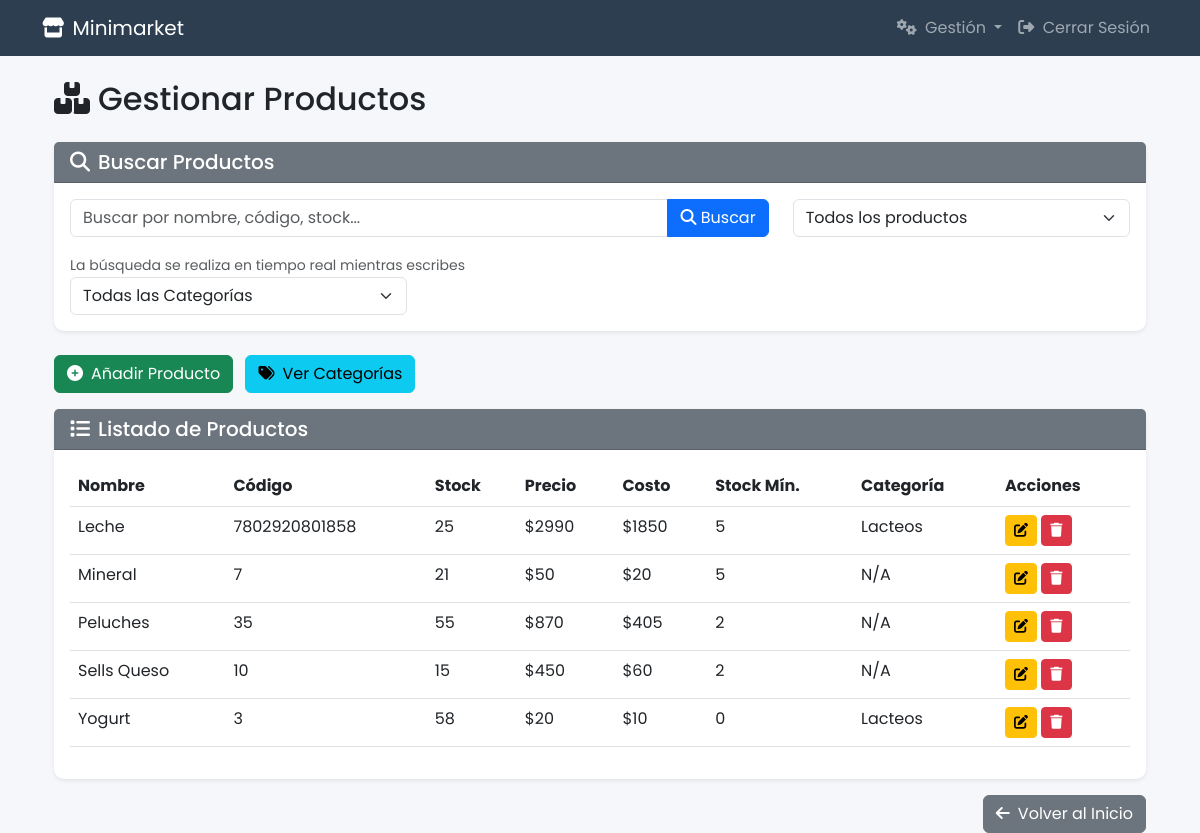
/gestionar_productos/ (signed in), run on the app's committed database.
### Tienda/models.py (models this page shows, shortened)
class Producto(models.Model):
    nombre = models.CharField(max_length=100)
    codigo_barras = models.PositiveIntegerField(default=0)
    stock = models.PositiveIntegerField(default=0)
    precio = models.PositiveIntegerField(default=0)
    costo = models.PositiveIntegerField(default=0)
    minimal_stock = models.PositiveIntegerField(default=0)
    categoria = models.ForeignKey(Categoria, on_delete=models.SET_NULL, null=True, blank=True, related_name='productos')

class Categoria(models.Model):
    nombre = models.CharField(max_length=100, unique=True)

### Tienda/views/product_views.py (the view, shortened to what this page needs)
# urls.py: path('gestionar_productos/', product_views.gestionar_productos, name='gestionar_productos'),
@login_required
@user_passes_test(is_superuser, login_url='home')
def gestionar_productos(request):
    productos = Producto.objects.all().order_by('nombre')
    productos = Producto.objects.all().order_by('nombre')
    context = {
        'productos': productos,
        'es_superadmin': request.user.is_superuser,
        'categorias': Categoria.objects.all().order_by('nombre')
    }
    return render(request, 'Tienda/productos.html', context)

### Tienda/views/product_views.py (called while the page is built)
def is_superuser(user):
    return user.is_superuser

### Tienda/templates/Tienda/productos.html (shortened to what this page needs)
{% extends 'Tienda/base_layout.html' %}
{% block content %}
<div class="container mt-4">
    <h2 class="mb-4"><i class="fas fa-boxes me-2"></i>Gestionar Productos</h2>
    <div class="card border-0 shadow-sm mb-4">
        <div class="card-header bg-secondary text-white">
            <h5 class="mb-0"><i class="fas fa-search me-2"></i>Buscar Productos</h5>
        </div>
        <div class="card-body">
            <div class="row">
                <div class="col-md-8">
                    <div class="input-group mb-3">
                        <input type="text" id="buscar-producto" class="form-control" placeholder="Buscar por nombre, código, stock...">
                        <button class="btn btn-primary" type="button" id="btn-buscar">
                            <i class="fas fa-search"></i> Buscar
                        </button>
                    </div>
                    <small class="text-muted">La búsqueda se realiza en tiempo real mientras escribes</small>
                </div>
                <div class="col-md-4">
                    <select id="filtro-producto" class="form-select">
                        <option value="">Todos los productos</option>
                    </select>
                </div>
                <div class="col-md-4">
                    <select id="filtro-categoria" class="form-select">
                        <option value="">Todas las Categorías</option>
                    </select>
                </div>
            </div>
        </div>
    </div>
    <div class="mb-3">
        <button class="btn btn-success" data-bs-toggle="modal" data-bs-target="#nuevoProductoModal">
            <i class="fas fa-plus-circle me-2"></i>Añadir Producto
        </button>
        <a href="{% url 'gestionar_categorias' %}" class="btn btn-info ms-2">
            <i class="fas fa-tags me-2"></i>Ver Categorías
        </a>
    </div>
    <div class="card border-0 shadow-sm">
        <div class="card-header bg-secondary text-white">
            <h5 class="mb-0"><i class="fas fa-list me-2"></i>Listado de Productos</h5>
        </div>
        <div class="card-body">
            <div class="table-responsive">
                <table class="table table-hover" id="tabla-productos">
                    <thead>
                        <tr>
                            <th>Nombre</th>
                            <th>Código</th>
                            <th>Stock</th>
                            <th>Precio</th>
                            <th>Costo</th>
                            <th>Stock Mín.</th>
                            <th>Categoría</th>
                            <th>Acciones</th>
                        </tr>
                    </thead>
                    <tbody>
                        {% for producto in productos %}
                        <tr class="fila-producto" data-nombre="{{ producto.nombre|lower }}" data-codigo="{{ producto.codigo_barras }}" data-stock="{{ producto.stock }}" data-precio="{{ producto.precio }}" data-costo="{{ producto.costo }}" data-minimal_stock="{{ producto.minimal_stock }}" data-categoria-id="{{ producto.categoria.id|default:'' }}">
                            <td>{{ producto.nombre }}</td>
                            <td>{{ producto.codigo_barras }}</td>
                            <td>{{ producto.stock }}</td>
                            <td>${{ producto.precio|floatformat:0 }}</td>
                            <td>${{ producto.costo|floatformat:0 }}</td>
                            <td>{{ producto.minimal_stock }}</td>
                            <td>{{ producto.categoria.nombre|default:"N/A" }}</td>
                            <td>
                                <button class="btn btn-sm btn-warning editar-producto" data-id="{{ producto.id }}" data-nombre="{{ producto.nombre }}" data-codigo="{{ producto.codigo_barras }}" data-stock="{{ producto.stock }}" data-precio="{{ producto.precio }}" data-costo="{{ producto.costo }}" data-minimal_stock="{{ producto.minimal_stock }}" data-categoria-id="{{ producto.categoria.id|default:'' }}"><i class="fas fa-edit"></i></button>
                                <button class="btn btn-sm btn-danger eliminar-producto" data-id="{{ producto.id }}"><i class="fas fa-trash"></i></button>
                            </td>
                        </tr>
                        {% empty %}
                        <tr id="no-resultados">
                            <td colspan="7" class="text-center">No hay productos registrados.</td>
                        </tr>
                        {% endfor %}
                    </tbody>
                </table>
            </div>
        </div>
    </div>
    <div class="d-flex justify-content-end mt-3">
        <a href="{% url 'home' %}" class="btn btn-secondary">
            <i class="fas fa-arrow-left me-2"></i>Volver al Inicio
        </a>
    </div>
</div>
{% endblock %}

### Tienda/templates/Tienda/base_layout.html (style rules this page uses)
:root { --primary-color: #2c3e50; --secondary-color: #3498db; --accent-color: #e74c3c; }
body { font-family: 'Poppins', sans-serif; background-color: #f5f7fa; }
.card { border-radius: 10px; box-shadow: 0 5px 15px rgba(0, 0, 0, 0.05); }
.card-header { background-color: var(--primary-color); border-radius: 10px 10px 0 0; }

### data on the page
Producto: nombre "Leche", codigo_barras "7802920801858", stock "25", precio "2990", costo "1850", minimal_stock "5", categoria.nombre "Lacteos"
Producto: nombre "Mineral", codigo_barras "7", stock "21", precio "50", costo "20", minimal_stock "5", categoria.nombre "N/A"
Producto: nombre "Peluches", codigo_barras "35", stock "55", precio "870", costo "405", minimal_stock "2", categoria.nombre "N/A"
Producto: nombre "Sells Queso", codigo_barras "10", stock "15", precio "450", costo "60", minimal_stock "2", categoria.nombre "N/A"
Producto: nombre "Yogurt", codigo_barras "3", stock "58", precio "20", costo "10", minimal_stock "0", categoria.nombre "Lacteos"
